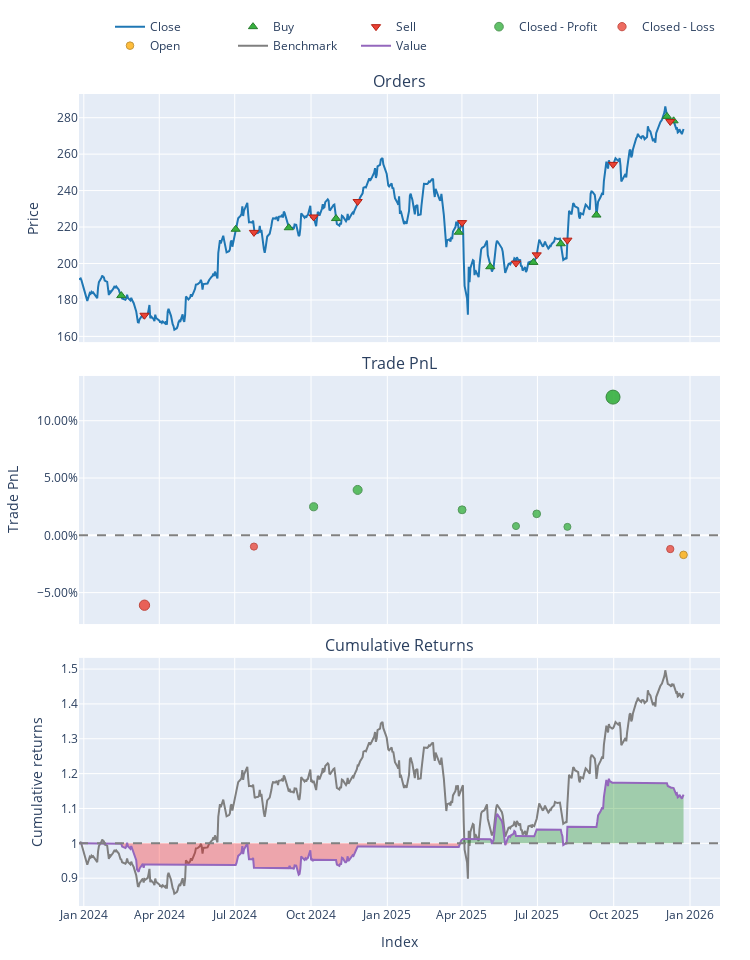
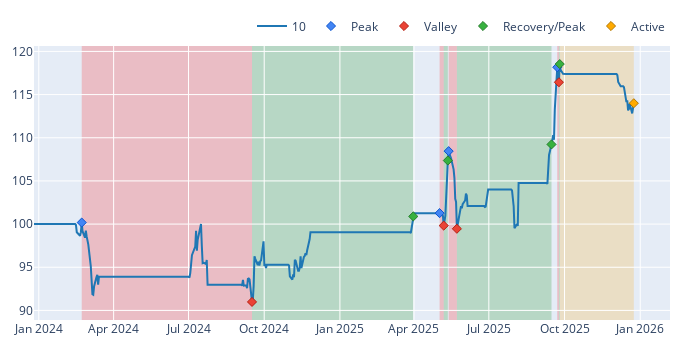

The notebook cell saved with these charts, in order:
### Markdown cell above
Success! We have officially bypassed the "broadcasting" hurdle. These results are incredibly revealing about the relationship between Apple and Tesla over the last two years.

### Interpreting Your Results

|**Gap Threshold**|**Total Return**|**Meaning**|
|---|---|---|
|**10**|**+13.99%**|**The Winner:** A small lead by Tesla is enough to signal an Apple rally.|
|**20**|**+11.06%**|**Strong:** Still captures the trend, but misses some earlier entries.|
|**30**|**-0.22%**|**The Trap:** Waiting for a massive gap means you're buying too late.|
|**40**|**+6.44%**|**The Rare Catch:** Likely only 1 or 2 very specific trades.|

### Why did "10" win and "30" lose?

In quantitative finance, this is known as **Opportunity Cost vs. Accuracy**.

- When you set the gap to **10**, you are "casting a wider net." You get into more trades. Even if some are small wins, they compound.
    
- When you set the gap to **30**, you are waiting for a "black swan" divergence. By the time Apple is that far behind Tesla, the market might already be starting a correction, or the "rubber band" has already snapped and you missed the meat of the move.
    

### Visualizing the Winner (Gap 10)

Since **10** is our clear winner, let’s look at its specific performance compared to just holding the stock. This will show you if the +13.99% came from one lucky trade or consistent small gains.

### Code cell
# Select your winner
best_pf = pf_opt[10]

# Option A: The "All-in-One" Dashboard (Best for a quick look)
best_pf.plot().show()

# Option B: Specific Drawdown Chart
best_pf.drawdowns.plot().show()

### Figure 1 — Plotly figure (JSON) as saved in the notebook; plotly's stock layout.template omitted (floating-point values rounded to 4 significant figures; data arrays with more than 128 entries replaced by an {"elided": "..."} marker saying what was removed)
{"data": [{"legendgroup": "0", "line": {"color": "#1f77b4"}, "name": "Close", "showlegend": true, "type": "scatter", "uid": "4b6989af-d9ce-41df-bfeb-fb4afec3faec", "x": {"elided": "502 str values"}, "xaxis": "x", "y": {"elided": "502 float values"}, "yaxis": "y"}, {"customdata": [[0.0, 0.5478, 0.0999], [2.0, 0.4288, 0.09381], [4.0, 0.423, 0.09289], [6.0, 0.4238, 0.0952], [8.0, 0.4557, 0.09897], [10.0, 0.5104, 0.1012], [12.0, 0.5084, 0.102], [14.0, 0.4928, 0.1039], [16.0, 0.4619, 0.1047], [18.0, 0.4178, 0.1173], [20.0, 0.4163, 0.1159]], "hovertemplate": "Order Id: %{customdata[0]}<br>Timestamp: %{x}<br>Price: %{y}<br>Size: %{customdata[1]:.6f}<br>Fees: %{customdata[2]:.6f}", "legendgroup": "1", "marker": {"color": "#37B13F", "line": {"color": "rgb(38,123,44)", "width": 1}, "size": 8, "symbol": "triangle-up"}, "mode": "markers", "name": "Buy", "type": "scatter", "uid": "7d705fde-6e09-45b8-83b6-8d748eca496f", "x": ["2024-02-15T05:00:00+00:00", "2024-07-02T04:00:00+00:00", "2024-09-04T04:00:00+00:00", "2024-10-31T04:00:00+00:00", "2025-03-28T04:00:00+00:00", "2025-05-05T04:00:00+00:00", "2025-06-26T04:00:00+00:00", "2025-07-29T04:00:00+00:00", "2025-09-10T04:00:00+00:00", "2025-12-04T05:00:00+00:00", "2025-12-12T05:00:00+00:00"], "xaxis": "x", "y": [182.4, 218.8, 219.6, 224.6, 217.2, 198.2, 200.6, 210.8, 226.6, 280.7, 278.3], "yaxis": "y"}, {"customdata": [[1.0, 0.5478, 0.094], [3.0, 0.4288, 0.09307], [5.0, 0.423, 0.09539], [7.0, 0.4238, 0.09917], [9.0, 0.4557, 0.1014], [11.0, 0.5104, 0.1022], [13.0, 0.5084, 0.1041], [15.0, 0.4928, 0.1049], [17.0, 0.4619, 0.1175], [19.0, 0.4178, 0.1161]], "hovertemplate": "Order Id: %{customdata[0]}<br>Timestamp: %{x}<br>Price: %{y}<br>Size: %{customdata[1]:.6f}<br>Fees: %{customdata[2]:.6f}", "legendgroup": "2", "marker": {"color": "#EA4335", "line": {"color": "rgb(181,31,18)", "width": 1}, "size": 8, "symbol": "triangle-down"}, "mode": "markers", "name": "Sell", "type": "scatter", "uid": "d788a664-8727-418d-8721-2cc34e97c115", "x": ["2024-03-14T04:00:00+00:00", "2024-07-24T04:00:00+00:00", "2024-10-04T04:00:00+00:00", "2024-11-26T05:00:00+00:00", "2025-04-01T04:00:00+00:00", "2025-06-05T04:00:00+00:00", "2025-06-30T04:00:00+00:00", "2025-08-06T04:00:00+00:00", "2025-09-30T04:00:00+00:00", "2025-12-08T05:00:00+00:00"], "xaxis": "x", "y": [171.6, 217.1, 225.5, 234.0, 222.4, 200.2, 204.7, 212.8, 254.4, 277.9], "yaxis": "y"}, {"customdata": [[2.0, 2.0, 2.314, 0.02491], [3.0, 3.0, 3.771, 0.03961], [4.0, 4.0, 2.202, 0.02225], [5.0, 5.0, 0.8155, 0.008061], [6.0, 6.0, 1.91, 0.01873], [7.0, 7.0, 0.7649, 0.007362], [8.0, 8.0, 12.62, 0.1206]], "hovertemplate": "Exit Trade Id: %{customdata[0]}<br>Position Id: %{customdata[1]}<br>Exit Timestamp: %{x}<br>PnL: %{customdata[2]:.6f}<br>Return: %{customdata[3]:.2%}", "legendgroup": "3", "marker": {"color": "#37B13F", "line": {"color": "rgb(38,123,44)", "width": 1}, "opacity": [0.7732, 0.7927, 0.7697, 0.7509, 0.765, 0.75, 0.9], "size": [8.085, 8.993, 7.92, 7.043, 7.702, 7.0, 14.0], "symbol": "circle"}, "mode": "markers", "name": "Closed - Profit", "type": "scatter", "uid": "5d753516-7ae9-4c75-8654-0f557f548317", "x": ["2024-10-04T04:00:00+00:00", "2024-11-26T05:00:00+00:00", "2025-04-01T04:00:00+00:00", "2025-06-05T04:00:00+00:00", "2025-06-30T04:00:00+00:00", "2025-08-06T04:00:00+00:00", "2025-09-30T04:00:00+00:00"], "xaxis": "x2", "y": [0.02491, 0.03961, 0.02225, 0.008061, 0.01873, 0.007362, 0.1206], "yaxis": "y2"}, {"customdata": [[0.0, 0.0, -6.095, -0.06101], [1.0, 1.0, -0.9237, -0.009846], [9.0, 9.0, -1.407, -0.012]], "hovertemplate": "Exit Trade Id: %{customdata[0]}<br>Position Id: %{customdata[1]}<br>Exit Timestamp: %{x}<br>PnL: %{customdata[2]:.6f}<br>Return: %{customdata[3]:.2%}", "legendgroup": "4", "marker": {"color": "#EA4335", "line": {"color": "rgb(181,31,18)", "width": 1}, "opacity": [0.821, 0.7533, 0.7561], "size": [10.32, 7.153, 7.287], "symbol": "circle"}, "mode": "markers", "name": "Closed - Loss", "type": "scatter", "uid": "70aecf30-0ad2-44d3-8e75-caafe3d80897", "x": ["2024-03-14T04:00:00+00:00", "2024-07-24T04:00:00+00:00", "2025-12-08T05:00:00+00:00"], "xaxis": "x2", "y": [-0.06101, -0.009846, -0.012], "yaxis": "y2"}, {"customdata": [[10.0, 10.0, -1.977, -0.01706]], "hovertemplate": "Exit Trade Id: %{customdata[0]}<br>Position Id: %{customdata[1]}<br>Exit Timestamp: %{x}<br>PnL: %{customdata[2]:.6f}<br>Return: %{customdata[3]:.2%}", "legendgroup": "5", "marker": {"color": "#FFAA00", "line": {"color": "rgb(178,118,0)", "width": 1}, "opacity": [0.7628], "size": [7.599], "symbol": "circle"}, "mode": "markers", "name": "Open", "type": "scatter", "uid": "f786c89c-8273-4088-b635-09182466a594", "x": ["2025-12-24T05:00:00+00:00"], "xaxis": "x2", "y": [-0.01706], "yaxis": "y2"}, {"legendgroup": "6", "line": {"color": "#7f7f7f"}, "name": "Benchmark", "showlegend": true, "type": "scatter", "uid": "8e5657bf-a4d8-40a4-8e21-706c76323442", "x": {"elided": "502 str values"}, "xaxis": "x3", "y": {"elided": "502 float values"}, "yaxis": "y3"}, {"hoverinfo": "skip", "legendgroup": "7", "line": {"color": "rgba(0, 0, 0, 0)", "width": 0}, "opacity": 0, "showlegend": false, "type": "scatter", "uid": "490c5e07-fb62-4dd7-861d-4466eee73e16", "x": {"elided": "502 str values"}, "xaxis": "x3", "y": {"elided": "502 int values"}, "yaxis": "y3"}, {"connectgaps": false, "fill": "tonexty", "fillcolor": "rgba(0, 128, 0, 0.3)", "hoverinfo": "skip", "legendgroup": "7", "line": {"color": "rgba(0, 0, 0, 0)", "width": 0}, "opacity": 0, "showlegend": false, "type": "scatter", "uid": "b6b1c087-107b-42f1-b9e7-7a0d65dce4ac", "x": {"elided": "502 str values"}, "xaxis": "x3", "y": {"elided": "502 float values"}, "yaxis": "y3"}, {"hoverinfo": "skip", "legendgroup": "7", "line": {"color": "rgba(0, 0, 0, 0)", "width": 0}, "opacity": 0, "showlegend": false, "type": "scatter", "uid": "137e4fba-c8d8-446b-b535-f48182596060", "x": {"elided": "502 str values"}, "xaxis": "x3", "y": {"elided": "502 int values"}, "yaxis": "y3"}, {"connectgaps": false, "fill": "tonexty", "fillcolor": "rgba(255, 0, 0, 0.3)", "hoverinfo": "skip", "legendgroup": "7", "line": {"color": "rgba(0, 0, 0, 0)", "width": 0}, "opacity": 0, "showlegend": false, "type": "scatter", "uid": "7f315180-5d73-4b90-a71d-e37c829eabf6", "x": {"elided": "502 str values"}, "xaxis": "x3", "y": {"elided": "502 float values"}, "yaxis": "y3"}, {"legendgroup": "8", "line": {"color": "#9467bd"}, "name": "Value", "showlegend": true, "type": "scatter", "uid": "1f1bc261-f651-462e-8cbf-fa7a18497ba1", "x": {"elided": "502 str values"}, "xaxis": "x3", "y": {"elided": "502 float values"}, "yaxis": "y3"}, {"hoverinfo": "skip", "legendgroup": "7", "line": {"color": "rgba(0, 0, 0, 0)", "width": 0}, "opacity": 0, "showlegend": false, "type": "scatter", "uid": "35ec7da0-e5dd-4e1d-8662-3b0bb199a61b", "x": {"elided": "502 str values"}, "xaxis": "x3", "y": {"elided": "502 int values"}, "yaxis": "y3"}], "layout": {"annotations": [{"font": {"size": 16}, "showarrow": false, "text": "Orders", "x": 0.5, "xanchor": "center", "xref": "paper", "y": 1, "yanchor": "bottom", "yref": "paper"}, {"font": {"size": 16}, "showarrow": false, "text": "Trade PnL", "x": 0.5, "xanchor": "center", "xref": "paper", "y": 0.6528, "yanchor": "bottom", "yref": "paper"}, {"font": {"size": 16}, "showarrow": false, "text": "Cumulative Returns", "x": 0.5, "xanchor": "center", "xref": "paper", "y": 0.3056, "yanchor": "bottom", "yref": "paper"}], "height": 960, "legend": {"orientation": "h", "traceorder": "normal", "x": 1, "xanchor": "right", "y": 1.042, "yanchor": "bottom"}, "margin": {"b": 30, "l": 30, "r": 30, "t": 30}, "shapes": [{"line": {"color": "gray", "dash": "dash"}, "type": "line", "x0": 0, "x1": 1, "xref": "paper", "y0": 0, "y1": 0, "yref": "y2"}, {"line": {"color": "gray", "dash": "dash"}, "type": "line", "x0": 0, "x1": 1, "xref": "paper", "y0": 1, "y1": 1, "yref": "y3"}], "showlegend": true, "width": 750, "xaxis": {"anchor": "y", "domain": [0, 1], "matches": "x3", "showticklabels": false}, "xaxis2": {"anchor": "y2", "domain": [0, 1], "matches": "x3", "showticklabels": false}, "xaxis3": {"anchor": "y3", "domain": [0, 1], "title": {"text": "Index"}}, "yaxis": {"anchor": "x", "domain": [0.6944, 1], "title": {"text": "Price"}}, "yaxis2": {"anchor": "x2", "domain": [0.3472, 0.6528], "tickformat": ".2%", "title": {"text": "Trade PnL"}}, "yaxis3": {"anchor": "x3", "domain": [0, 0.3056], "title": {"text": "Cumulative returns"}}}}

### Figure 2 — Plotly figure (JSON) as saved in the notebook; plotly's stock layout.template omitted (floating-point values rounded to 4 significant figures; data arrays with more than 128 entries replaced by an {"elided": "..."} marker saying what was removed)
{"data": [{"line": {"color": "#1f77b4"}, "name": "10", "showlegend": true, "type": "scatter", "uid": "fe4ec87d-3dd6-4234-be6c-c5373f392f0e", "x": {"elided": "502 str values"}, "y": {"elided": "502 float values"}}, {"customdata": [[1], [2], [3], [5]], "hovertemplate": "Drawdown Id: %{customdata[0]}<br>Peak Timestamp: %{x}<br>Peak Value: %{y}", "marker": {"color": "#4285F4", "line": {"color": "rgb(11,84,205)", "width": 1}, "size": 7, "symbol": "diamond"}, "mode": "markers", "name": "Peak", "type": "scatter", "uid": "1d4c51b6-7de9-434d-96d1-d0e379661a9c", "x": ["2024-02-22T05:00:00+00:00", "2025-05-02T04:00:00+00:00", "2025-05-13T04:00:00+00:00", "2025-09-22T04:00:00+00:00"], "y": [100.2, 101.3, 108.5, 118.2]}, {"customdata": [["1", "-0.09177470310798305", "142"], ["2", "-0.01425945279865315", "3"], ["3", "-0.08293804454092138", "8"], ["5", "-0.014721936180548916", "2"]], "hovertemplate": "Drawdown Id: %{customdata[0]}<br>Valley Timestamp: %{x}<br>Valley Value: %{y}<br>Drawdown: %{customdata[1]:.2%}<br>Duration: %{customdata[2]}", "marker": {"color": "#EA4335", "line": {"color": "rgb(181,31,18)", "width": 1}, "size": 7, "symbol": "diamond"}, "mode": "markers", "name": "Valley", "type": "scatter", "uid": "f507c430-53e6-42f1-b87e-0a7223ba5e4d", "x": ["2024-09-16T04:00:00+00:00", "2025-05-07T04:00:00+00:00", "2025-05-23T04:00:00+00:00", "2025-09-24T04:00:00+00:00"], "y": [90.98, 99.82, 99.46, 116.4]}, {"customdata": [["1", "0.10886853993037848", "134"], ["2", "0.0754976161702533", "3"], ["3", "0.09824162814384818", "77"], ["5", "0.018072960876120404", "1"]], "hovertemplate": "Drawdown Id: %{customdata[0]}<br>End Timestamp: %{x}<br>End Value: %{y}<br>Return: %{customdata[1]:.2%}<br>Duration: %{customdata[2]}", "marker": {"color": "#37B13F", "line": {"color": "rgb(38,123,44)", "width": 1}, "size": 7, "symbol": "diamond"}, "mode": "markers", "name": "Recovery/Peak", "type": "scatter", "uid": "b4341e29-2f29-4bb1-9a6a-32eec0a34d8e", "x": ["2025-03-31T04:00:00+00:00", "2025-05-12T04:00:00+00:00", "2025-09-15T04:00:00+00:00", "2025-09-25T04:00:00+00:00"], "y": [100.9, 107.4, 109.2, 118.5]}, {"customdata": [["6", "-0.04823709419037777", "63"]], "hovertemplate": "Drawdown Id: %{customdata[0]}<br>End Timestamp: %{x}<br>End Value: %{y}<br>Return: %{customdata[1]:.2%}<br>Duration: %{customdata[2]}", "marker": {"color": "#FFAA00", "line": {"color": "rgb(178,118,0)", "width": 1}, "size": 7, "symbol": "diamond"}, "mode": "markers", "name": "Active", "type": "scatter", "uid": "e2dcfd13-b186-4305-87c4-bdfc1fbe4b00", "x": ["2025-12-24T05:00:00+00:00"], "y": [114.0]}], "layout": {"height": 350, "legend": {"orientation": "h", "traceorder": "normal", "x": 1, "xanchor": "right", "y": 1.02, "yanchor": "bottom"}, "margin": {"b": 30, "l": 30, "r": 30, "t": 30}, "shapes": [{"fillcolor": "red", "layer": "below", "line": {"width": 0}, "opacity": 0.2, "type": "rect", "x0": "2024-02-22T05:00:00+00:00", "x1": "2024-09-16T04:00:00+00:00", "xref": "x", "y0": 0, "y1": 1, "yref": "paper"}, {"fillcolor": "red", "layer": "below", "line": {"width": 0}, "opacity": 0.2, "type": "rect", "x0": "2025-05-02T04:00:00+00:00", "x1": "2025-05-07T04:00:00+00:00", "xref": "x", "y0": 0, "y1": 1, "yref": "paper"}, {"fillcolor": "red", "layer": "below", "line": {"width": 0}, "opacity": 0.2, "type": "rect", "x0": "2025-05-13T04:00:00+00:00", "x1": "2025-05-23T04:00:00+00:00", "xref": "x", "y0": 0, "y1": 1, "yref": "paper"}, {"fillcolor": "red", "layer": "below", "line": {"width": 0}, "opacity": 0.2, "type": "rect", "x0": "2025-09-22T04:00:00+00:00", "x1": "2025-09-24T04:00:00+00:00", "xref": "x", "y0": 0, "y1": 1, "yref": "paper"}, {"fillcolor": "green", "layer": "below", "line": {"width": 0}, "opacity": 0.2, "type": "rect", "x0": "2024-09-16T04:00:00+00:00", "x1": "2025-03-31T04:00:00+00:00", "xref": "x", "y0": 0, "y1": 1, "yref": "paper"}, {"fillcolor": "green", "layer": "below", "line": {"width": 0}, "opacity": 0.2, "type": "rect", "x0": "2025-05-07T04:00:00+00:00", "x1": "2025-05-12T04:00:00+00:00", "xref": "x", "y0": 0, "y1": 1, "yref": "paper"}, {"fillcolor": "green", "layer": "below", "line": {"width": 0}, "opacity": 0.2, "type": "rect", "x0": "2025-05-23T04:00:00+00:00", "x1": "2025-09-15T04:00:00+00:00", "xref": "x", "y0": 0, "y1": 1, "yref": "paper"}, {"fillcolor": "green", "layer": "below", "line": {"width": 0}, "opacity": 0.2, "type": "rect", "x0": "2025-09-24T04:00:00+00:00", "x1": "2025-09-25T04:00:00+00:00", "xref": "x", "y0": 0, "y1": 1, "yref": "paper"}, {"fillcolor": "orange", "layer": "below", "line": {"width": 0}, "opacity": 0.2, "type": "rect", "x0": "2025-09-25T04:00:00+00:00", "x1": "2025-12-24T05:00:00+00:00", "xref": "x", "y0": 0, "y1": 1, "yref": "paper"}], "width": 700}}
